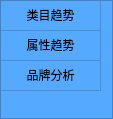
<?xml version="1.0" encoding="UTF-8"?>
<ui version="4.0">
 <class>Form</class>
 <widget class="QWidget" name="Form">
  <property name="geometry">
   <rect>
    <x>0</x>
    <y>0</y>
    <width>113</width>
    <height>119</height>
   </rect>
  </property>
  <property name="windowTitle">
   <string>Form</string>
  </property>
  <property name="styleSheet">
   <string notr="true">background-color: rgb(85, 170, 255);</string>
  </property>
  <layout class="QVBoxLayout" name="verticalLayout">
   <property name="spacing">
    <number>0</number>
   </property>
   <property name="leftMargin">
    <number>0</number>
   </property>
   <property name="topMargin">
    <number>0</number>
   </property>
   <property name="rightMargin">
    <number>0</number>
   </property>
   <property name="bottomMargin">
    <number>0</number>
   </property>
   <item>
    <widget class="BaseTable" name="tableWidget">
     <attribute name="horizontalHeaderVisible">
      <bool>false</bool>
     </attribute>
     <attribute name="verticalHeaderVisible">
      <bool>false</bool>
     </attribute>
     <attribute name="verticalHeaderHighlightSections">
      <bool>true</bool>
     </attribute>
     <row>
      <property name="text">
       <string/>
      </property>
     </row>
     <row>
      <property name="text">
       <string/>
      </property>
     </row>
     <row>
      <property name="text">
       <string/>
      </property>
     </row>
     <column>
      <property name="text">
       <string>新建列</string>
      </property>
     </column>
     <item row="0" column="0">
      <property name="text">
       <string>类目趋势</string>
      </property>
      <property name="textAlignment">
       <set>AlignCenter</set>
      </property>
     </item>
     <item row="1" column="0">
      <property name="text">
       <string>属性趋势</string>
      </property>
      <property name="textAlignment">
       <set>AlignCenter</set>
      </property>
     </item>
     <item row="2" column="0">
      <property name="text">
       <string>品牌分析</string>
      </property>
      <property name="textAlignment">
       <set>AlignCenter</set>
      </property>
     </item>
    </widget>
   </item>
  </layout>
 </widget>
 <customwidgets>
  <customwidget>
   <class>BaseTable</class>
   <extends>QTableWidget</extends>
   <header>BaseElement</header>
  </customwidget>
 </customwidgets>
 <resources/>
 <connections/>
</ui>
